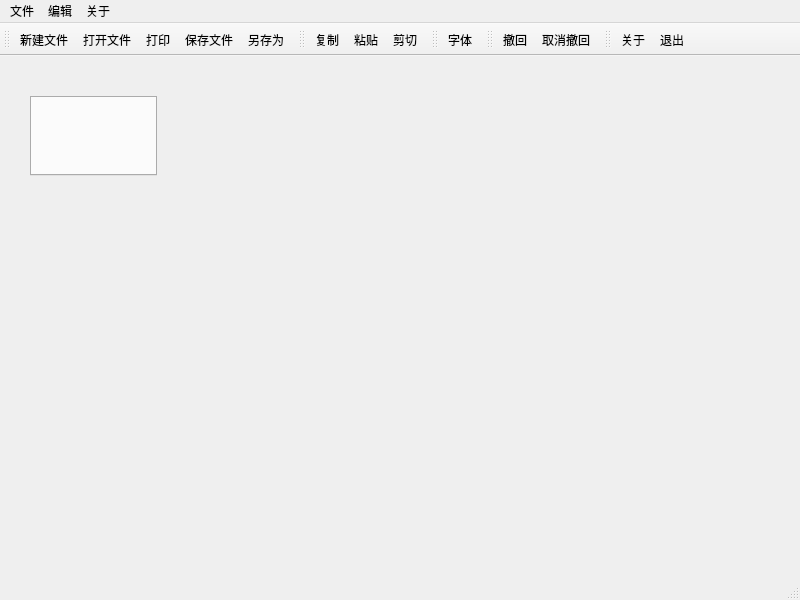
<?xml version="1.0" encoding="UTF-8"?>
<ui version="4.0">
 <class>MainWindow</class>
 <widget class="QMainWindow" name="MainWindow">
  <property name="geometry">
   <rect>
    <x>0</x>
    <y>0</y>
    <width>800</width>
    <height>600</height>
   </rect>
  </property>
  <property name="windowTitle">
   <string>Demo-Notepad</string>
  </property>
  <property name="windowIcon">
   <iconset resource="images.qrc">
    <normaloff>:/images/images/pencil.png</normaloff>:/images/images/pencil.png</iconset>
  </property>
  <widget class="QWidget" name="centralwidget">
   <widget class="QTabWidget" name="tabWidget">
    <property name="geometry">
     <rect>
      <x>30</x>
      <y>40</y>
      <width>127</width>
      <height>80</height>
     </rect>
    </property>
    <property name="tabShape">
     <enum>QTabWidget::Rounded</enum>
    </property>
    <property name="currentIndex">
     <number>-1</number>
    </property>
    <property name="elideMode">
     <enum>Qt::ElideMiddle</enum>
    </property>
    <property name="documentMode">
     <bool>false</bool>
    </property>
    <property name="tabsClosable">
     <bool>true</bool>
    </property>
    <property name="movable">
     <bool>true</bool>
    </property>
    <property name="tabBarAutoHide">
     <bool>false</bool>
    </property>
   </widget>
  </widget>
  <widget class="QMenuBar" name="menubar">
   <property name="geometry">
    <rect>
     <x>0</x>
     <y>0</y>
     <width>800</width>
     <height>23</height>
    </rect>
   </property>
   <widget class="QMenu" name="menu">
    <property name="title">
     <string>文件</string>
    </property>
    <widget class="QMenu" name="recent">
     <property name="title">
      <string>最近打开</string>
     </property>
    </widget>
    <addaction name="new_file"/>
    <addaction name="open_file"/>
    <addaction name="recent"/>
    <addaction name="separator"/>
    <addaction name="save_file"/>
    <addaction name="save_as"/>
    <addaction name="separator"/>
    <addaction name="print"/>
    <addaction name="separator"/>
    <addaction name="exit"/>
   </widget>
   <widget class="QMenu" name="menu_2">
    <property name="title">
     <string>编辑</string>
    </property>
    <addaction name="copy"/>
    <addaction name="paste"/>
    <addaction name="cut"/>
    <addaction name="separator"/>
    <addaction name="font"/>
    <addaction name="separator"/>
   </widget>
   <widget class="QMenu" name="menu_3">
    <property name="title">
     <string>关于</string>
    </property>
    <addaction name="about"/>
   </widget>
   <addaction name="menu"/>
   <addaction name="menu_2"/>
   <addaction name="menu_3"/>
  </widget>
  <widget class="QStatusBar" name="statusbar"/>
  <widget class="QToolBar" name="toolBar">
   <property name="windowTitle">
    <string>toolBar</string>
   </property>
   <attribute name="toolBarArea">
    <enum>TopToolBarArea</enum>
   </attribute>
   <attribute name="toolBarBreak">
    <bool>false</bool>
   </attribute>
   <addaction name="new_file"/>
   <addaction name="open_file"/>
   <addaction name="print"/>
   <addaction name="save_file"/>
   <addaction name="save_as"/>
  </widget>
  <widget class="QToolBar" name="toolBar_2">
   <property name="windowTitle">
    <string>toolBar_2</string>
   </property>
   <attribute name="toolBarArea">
    <enum>TopToolBarArea</enum>
   </attribute>
   <attribute name="toolBarBreak">
    <bool>false</bool>
   </attribute>
   <addaction name="copy"/>
   <addaction name="paste"/>
   <addaction name="cut"/>
  </widget>
  <widget class="QToolBar" name="toolBar_3">
   <property name="windowTitle">
    <string>toolBar_3</string>
   </property>
   <attribute name="toolBarArea">
    <enum>TopToolBarArea</enum>
   </attribute>
   <attribute name="toolBarBreak">
    <bool>false</bool>
   </attribute>
   <addaction name="font"/>
  </widget>
  <widget class="QToolBar" name="toolBar_4">
   <property name="windowTitle">
    <string>toolBar_4</string>
   </property>
   <attribute name="toolBarArea">
    <enum>TopToolBarArea</enum>
   </attribute>
   <attribute name="toolBarBreak">
    <bool>false</bool>
   </attribute>
   <addaction name="undo"/>
   <addaction name="redo"/>
  </widget>
  <widget class="QToolBar" name="toolBar_5">
   <property name="windowTitle">
    <string>toolBar_5</string>
   </property>
   <attribute name="toolBarArea">
    <enum>TopToolBarArea</enum>
   </attribute>
   <attribute name="toolBarBreak">
    <bool>false</bool>
   </attribute>
   <addaction name="about"/>
   <addaction name="exit"/>
  </widget>
  <action name="new_file">
   <property name="icon">
    <iconset resource="images.qrc">
     <normaloff>:/images/images/new.png</normaloff>:/images/images/new.png</iconset>
   </property>
   <property name="text">
    <string>新建文件</string>
   </property>
   <property name="shortcut">
    <string>Ctrl+N</string>
   </property>
  </action>
  <action name="open_file">
   <property name="icon">
    <iconset resource="images.qrc">
     <normaloff>:/images/images/open.png</normaloff>:/images/images/open.png</iconset>
   </property>
   <property name="text">
    <string>打开文件</string>
   </property>
   <property name="shortcut">
    <string>Ctrl+O</string>
   </property>
  </action>
  <action name="save_file">
   <property name="icon">
    <iconset resource="images.qrc">
     <normaloff>:/images/images/save.png</normaloff>:/images/images/save.png</iconset>
   </property>
   <property name="text">
    <string>保存文件</string>
   </property>
   <property name="shortcut">
    <string>Ctrl+S</string>
   </property>
  </action>
  <action name="save_as">
   <property name="icon">
    <iconset resource="images.qrc">
     <normaloff>:/images/images/save_as.png</normaloff>:/images/images/save_as.png</iconset>
   </property>
   <property name="text">
    <string>另存为</string>
   </property>
   <property name="shortcut">
    <string>Ctrl+Shift+S</string>
   </property>
  </action>
  <action name="paste">
   <property name="icon">
    <iconset resource="images.qrc">
     <normaloff>:/images/images/paste.png</normaloff>:/images/images/paste.png</iconset>
   </property>
   <property name="text">
    <string>粘贴</string>
   </property>
   <property name="shortcut">
    <string>Ctrl+V</string>
   </property>
  </action>
  <action name="cut">
   <property name="icon">
    <iconset resource="images.qrc">
     <normaloff>:/images/images/cut.png</normaloff>:/images/images/cut.png</iconset>
   </property>
   <property name="text">
    <string>剪切</string>
   </property>
   <property name="shortcut">
    <string>Ctrl+X</string>
   </property>
  </action>
  <action name="copy">
   <property name="icon">
    <iconset resource="images.qrc">
     <normaloff>:/images/images/copy.png</normaloff>:/images/images/copy.png</iconset>
   </property>
   <property name="text">
    <string>复制</string>
   </property>
   <property name="shortcut">
    <string>Ctrl+C</string>
   </property>
  </action>
  <action name="font">
   <property name="icon">
    <iconset resource="images.qrc">
     <normaloff>:/images/images/font.png</normaloff>:/images/images/font.png</iconset>
   </property>
   <property name="text">
    <string>字体</string>
   </property>
   <property name="shortcut">
    <string>Ctrl+Shift+F</string>
   </property>
  </action>
  <action name="about">
   <property name="icon">
    <iconset resource="images.qrc">
     <normaloff>:/images/images/info.png</normaloff>:/images/images/info.png</iconset>
   </property>
   <property name="text">
    <string>关于</string>
   </property>
   <property name="shortcut">
    <string>Ctrl+Shift+I</string>
   </property>
  </action>
  <action name="undo">
   <property name="icon">
    <iconset resource="images.qrc">
     <normaloff>:/images/images/edit_undo.png</normaloff>:/images/images/edit_undo.png</iconset>
   </property>
   <property name="text">
    <string>撤回</string>
   </property>
   <property name="shortcut">
    <string>Ctrl+Z</string>
   </property>
  </action>
  <action name="redo">
   <property name="icon">
    <iconset resource="images.qrc">
     <normaloff>:/images/images/edit_redo.png</normaloff>:/images/images/edit_redo.png</iconset>
   </property>
   <property name="text">
    <string>取消撤回</string>
   </property>
   <property name="shortcut">
    <string>Ctrl+Shift+Z</string>
   </property>
  </action>
  <action name="exit">
   <property name="icon">
    <iconset resource="images.qrc">
     <normaloff>:/images/images/exit.png</normaloff>:/images/images/exit.png</iconset>
   </property>
   <property name="text">
    <string>退出</string>
   </property>
   <property name="shortcut">
    <string>Esc</string>
   </property>
  </action>
  <action name="print">
   <property name="icon">
    <iconset resource="images.qrc">
     <normaloff>:/images/images/print.png</normaloff>:/images/images/print.png</iconset>
   </property>
   <property name="text">
    <string>打印</string>
   </property>
   <property name="shortcut">
    <string>Ctrl+P</string>
   </property>
  </action>
  <action name="clear_history">
   <property name="text">
    <string>清除打开历史记录</string>
   </property>
   <property name="shortcut">
    <string>Ctrl+Alt+Shift+C</string>
   </property>
  </action>
 </widget>
 <resources>
  <include location="images.qrc"/>
 </resources>
 <connections/>
</ui>
